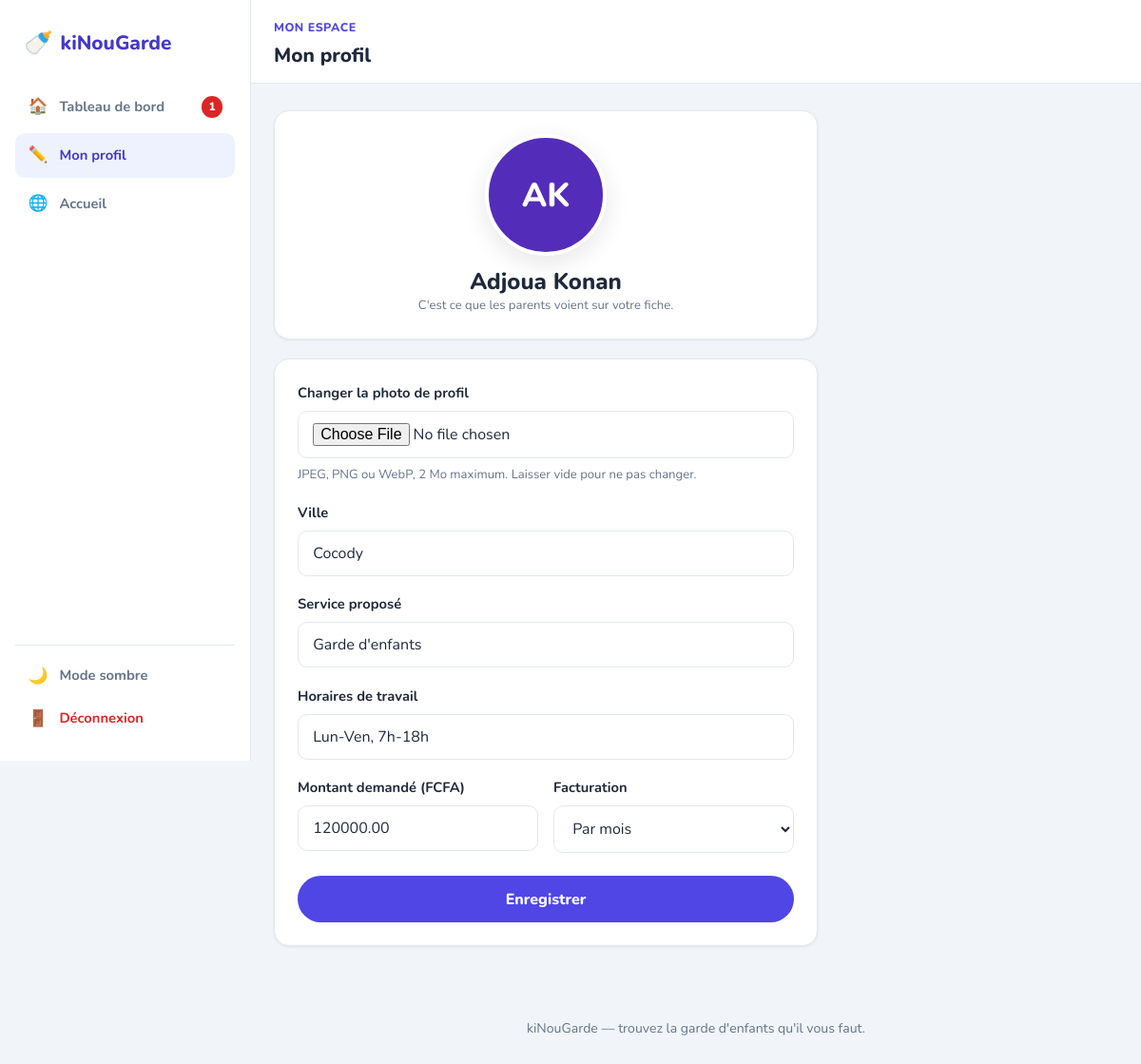
Page /mon-profil-nounou.php (signed in) on the committed database.
### tables this page shows
CREATE TABLE `nounous` (
  `id`              INT AUTO_INCREMENT PRIMARY KEY,
  `utilisateur_id`  INT NOT NULL,
  `sexe`            ENUM('femme','homme','autre') NOT NULL,
  `ville`           VARCHAR(50)  NOT NULL,
  `type_service`    VARCHAR(100) NOT NULL COMMENT 'garde, ménage, aide aux devoirs…',
  `horaires`        VARCHAR(100) NOT NULL,
  `montant`         DECIMAL(10,2) NOT NULL,
  `paiement`        ENUM('heure','jour','mois') NOT NULL DEFAULT 'mois',
  `photo_profil`    VARCHAR(250) DEFAULT NULL,
  `verifiee`        TINYINT(1) NOT NULL DEFAULT 0 COMMENT 'Identité vérifiée manuellement — pas encore de back-office admin, voir README',
  UNIQUE KEY `uk_nounous_utilisateur` (`utilisateur_id`),
  KEY `idx_nounous_ville` (`ville`),
  CONSTRAINT `fk_nounous_utilisateur` FOREIGN KEY (`utilisateur_id`)
    REFERENCES `utilisateurs` (`id`) ON DELETE CASCADE
);

CREATE TABLE `utilisateurs` (
  `id`           INT AUTO_INCREMENT PRIMARY KEY,
  `nom`          VARCHAR(100) NOT NULL,
  `prenom`       VARCHAR(100) NOT NULL,
  `telephone`    VARCHAR(20)  DEFAULT NULL,
  `email`        VARCHAR(190) NOT NULL,
  `mot_de_passe` VARCHAR(255) NOT NULL COMMENT 'empreinte password_hash(), jamais le mot de passe',
  `role`         ENUM('parent','nounou') NOT NULL,
  `cree_le`      TIMESTAMP NOT NULL DEFAULT CURRENT_TIMESTAMP,
  UNIQUE KEY `uk_utilisateurs_email` (`email`)
);

### src/auth.php (called while the page is built, shortened)
<?php
function e(?string $valeur): string
{
    return htmlspecialchars($valeur ?? '', ENT_QUOTES | ENT_SUBSTITUTE, 'UTF-8');
}
function utilisateur_connecte(): ?array
{
    return $_SESSION['utilisateur'] ?? null;
}
function exiger_connexion(?string $role = null): array
{
    $u = utilisateur_connecte();
    return $u;
}

### public/mon-profil-nounou.php (the view, shortened to what this page needs)
<?php
require_once __DIR__ . '/../src/bootstrap.php';
$moi    = exiger_connexion('nounou');
$nounou = nounou_par_utilisateur($bdd, (int) $moi['id']);
?>
<!DOCTYPE html>
<html lang="fr">
<head>
    <link rel="stylesheet" href="assets/css/base.css">
</head>
<body>
<div class="dash-shell">
    <?= sidebar_html($bdd, (int) $moi['id'], $moi['role'], 'mon-profil-nounou.php') ?>
    <div class="dash-main">
        <header class="dash-topbar">
            <div>
                <span class="eyebrow">Mon espace</span>
                <h1 style="font-size:1.3rem;">Mon profil</h1>
            </div>
        </header>
        <div class="dash-content" style="max-width: 620px;">
            <div class="card" style="text-align:center; margin-bottom:1.25rem;">
                <?= avatar_html($nounou['prenom'], $nounou['nom'], $nounou['photo_profil'], 'lg') ?>
                <h2 style="margin-top:.75rem;"><?= e($nounou['prenom'] . ' ' . $nounou['nom']) ?></h2>
                <p class="help-text">C'est ce que les parents voient sur votre fiche.</p>
            </div>
            <div class="card">
                <form method="post" action="mon-profil-nounou.php" enctype="multipart/form-data">
                    <div class="field">
                        <label for="photo_profil">Changer la photo de profil</label>
                        <input type="file" id="photo_profil" name="photo_profil" accept="image/jpeg,image/png,image/webp">
                        <span class="help-text">JPEG, PNG ou WebP, 2 Mo maximum. Laisser vide pour ne pas changer.</span>
                    </div>
                    <div class="field">
                        <label for="ville">Ville</label>
                        <input type="text" id="ville" name="ville" required maxlength="50"
                               value="<?= e($_POST['ville'] ?? $nounou['ville']) ?>">
                    </div>
                    <div class="field">
                        <label for="type_service">Service proposé</label>
                        <input type="text" id="type_service" name="type_service" required maxlength="100"
                               value="<?= e($_POST['type_service'] ?? $nounou['type_service']) ?>">
                    </div>
                    <div class="field">
                        <label for="horaires">Horaires de travail</label>
                        <input type="text" id="horaires" name="horaires" maxlength="100"
                               placeholder="Lun-Ven, 7h-18h" value="<?= e($_POST['horaires'] ?? $nounou['horaires']) ?>">
                    </div>
                    <div class="field-row">
                        <div class="field">
                            <label for="montant">Montant demandé (FCFA)</label>
                            <input type="number" id="montant" name="montant" min="0" step="500" required
                                   value="<?= e($_POST['montant'] ?? (string) $nounou['montant']) ?>">
                        </div>
                        <div class="field">
                            <label for="paiement">Facturation</label>
                            <?php $paiement_actuel = $_POST['paiement'] ?? $nounou['paiement']; ?>
                            <select id="paiement" name="paiement" required>
                                <?php foreach (['heure', 'jour', 'mois'] as $p): ?>
                                    <option value="<?= e($p) ?>" <?= $paiement_actuel === $p ? 'selected' : '' ?>>
                                        Par <?= e($p) ?>
                                    </option>
                                <?php endforeach; ?>
                            </select>
                        </div>
                    </div>
                    <button type="submit" class="btn-block">Enregistrer</button>
                </form>
            </div>
        </div>
        <footer class="site-footer">
            <p><?= e(APP_NOM) ?> — trouvez la garde d'enfants qu'il vous faut.</p>
        </footer>
    </div>
</div>
</body>
</html>

### src/functions.php (shortened to what this page needs)
<?php
function nounou_par_utilisateur(PDO $bdd, int $utilisateur_id): ?array
{
    $req = $bdd->prepare(
        'SELECT n.*, u.nom, u.prenom, u.email, u.telephone
           FROM nounous n
           JOIN utilisateurs u ON u.id = n.utilisateur_id
          WHERE n.utilisateur_id = ?'
    );
    $req->execute([$utilisateur_id]);
    return $req->fetch() ?: null;
}
function messages_non_lus_total(PDO $bdd, int $utilisateur_id): int
{
    $req = $bdd->prepare('SELECT COUNT(*) FROM messages WHERE destinataire_id = ? AND lu = 0');
    $req->execute([$utilisateur_id]);
    return (int) $req->fetchColumn();
}
function sidebar_html(PDO $bdd, int $utilisateur_id, string $role, string $page_actif): string
{
    $tableau_de_bord = $role === 'nounou' ? 'dashboard-nounou.php' : 'dashboard-parent.php';
    $liens = $role === 'nounou'
        ? [
            [$tableau_de_bord,        '🏠', 'Tableau de bord'],
            ['mon-profil-nounou.php', '✏️', 'Mon profil'],
            ['index.php',             '🌐', 'Accueil'],
        ]
        : [
            [$tableau_de_bord,     '🏠', 'Tableau de bord'],
            ['mon-enfant.php',     '🧒', 'Mes enfants'],
            ['liste-nounous.php', '🔎', 'Trouver une nounou'],
            ['index.php',          '🌐', 'Accueil'],
        ];
    $non_lus = messages_non_lus_total($bdd, $utilisateur_id);
    $html = '<aside class="dash-sidebar" id="menu">';
    $html .= '<a href="index.php" class="brand"><span class="brand-mark">🍼</span> kiNouGarde</a>';
    $html .= '<nav class="dash-nav">';
    foreach ($liens as [$href, $icone, $libelle]) {
        $actif = $href === $page_actif ? ' active' : '';
        $badge = ($href === $tableau_de_bord && $non_lus > 0)
            ? sprintf(' <span class="dash-nav-badge">%d</span>', $non_lus)
            : '';
        $html .= sprintf(
            '<a href="%s" class="dash-nav-item%s"><span class="dash-nav-icon">%s</span> %s%s</a>',
            e($href),
            $actif,
            $icone,
            e($libelle),
            $badge
        );
    }
    $html .= '</nav>';
    $html .= '<div class="dash-sidebar-footer">';
    $html .= '<button type="button" id="theme-toggle" class="dash-nav-item" aria-pressed="false">'
        . '<span class="dash-nav-icon">🌙</span> <span id="theme-toggle-label">Mode sombre</span></button>';
    $html .= '<a href="logout.php" class="dash-nav-item dash-nav-danger"><span class="dash-nav-icon">🚪</span> Déconnexion</a>';
    $html .= '</div></aside>';
    $html .= '<div class="dash-overlay" data-menu-overlay></div>';
    return $html;
}
function avatar_html(string $prenom, string $nom, ?string $photo = null, string $taille = 'md'): string
{
    $classe = 'avatar avatar-' . $taille;
    $initiales = mb_strtoupper(mb_substr($prenom, 0, 1) . mb_substr($nom, 0, 1));
    $teinte    = crc32($prenom . $nom) % 360;
    return sprintf(
        '<div class="%s" style="background-color: hsl(%d, 62%%, 45%%)" aria-hidden="true">%s</div>',
        $classe,
        $teinte,
        e($initiales)
    );
}

### rows in the picture
nounous: utilisateur.nom "AK", utilisateur.nom "Adjoua Konan", ville "Cocody", type_service "Garde d'enfants", horaires "Lun-Ven, 7h-18h", montant "120000.00"

### other values in the picture
$icone "🏠"
$libelle "Tableau de bord"
$badge "1"
$icone "✏️"
$libelle "Mon profil"
$icone "🌐"
$libelle "Accueil"
APP_NOM "kiNouGarde"
